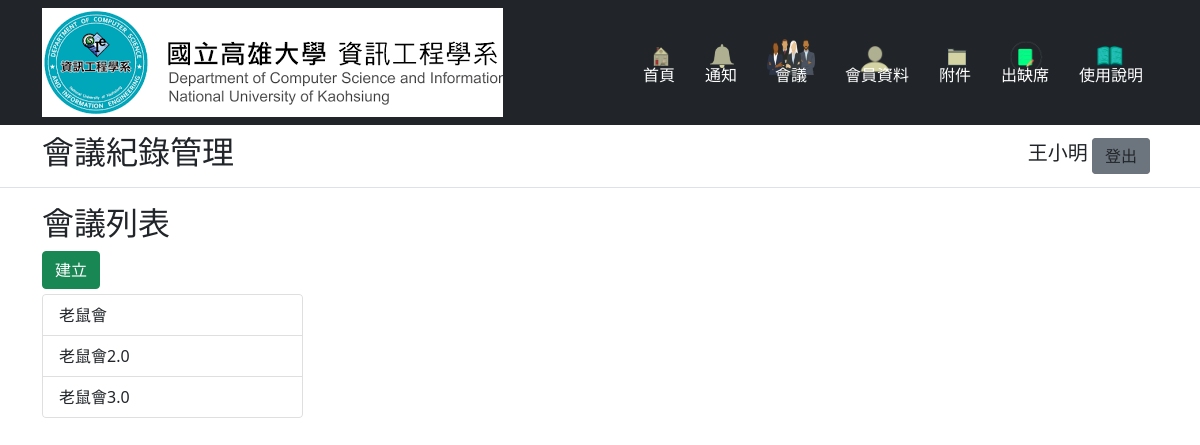
The page /meetingManage (signed in) on the database its author committed.
### MeetingManager/models.py (models this page shows, shortened)
class Member(db.Model, UserMixin):
    id = db.Column(db.Integer, primary_key=True)
    name = db.Column(db.String(20), nullable=False)
    sex = db.Column(db.String(6), nullable=False)
    phone = db.Column(db.String(15), nullable=False)
    email = db.Column(db.String(60), nullable=False)
    identity = db.Column(db.String(10), nullable=False)
    password = db.Column(db.String(60), nullable=False)
    permission = db.Column(db.Boolean, nullable=False)
    assistant = db.relationship('Assistant', backref="personalData", uselist=False, cascade='all, delete-orphan')
    expert = db.relationship('Expert', backref="personalData", uselist=False, cascade='all, delete-orphan')
    student = db.relationship('Student', backref="personalData", uselist=False, cascade='all, delete-orphan')
    externalTeacher = db.relationship('ExternalTeacher', backref="personalData", uselist=False,
                                      cascade='all, delete-orphan')
    intramuralTeacher = db.relationship('IntramuralTeacher', backref="personalData", uselist=False,
                                        cascade='all, delete-orphan')
    attend = association_proxy('attendanceAssociation', 'meeting', creator=lambda meeting: Attend(meeting=meeting))
    @login_manager.user_loader
    def load_user(user_id):
        return Member.query.get(user_id)

class Meeting(db.Model):
    id = db.Column(db.Integer, primary_key=True)
    name = db.Column(db.String(30), unique=True, nullable=False)
    type = db.Column(db.String(10), nullable=False)
    datetime = db.Column(db.String(30), nullable=False)
    place = db.Column(db.String(30), nullable=False)
    chairman = db.Column(db.Integer, db.ForeignKey('member.id'))
    minuteTaker = db.Column(db.Integer, db.ForeignKey('member.id'))
    welcomeSpeech = db.Column(db.Text)
    announce = db.relationship('Announce', backref='meeting', lazy=True, cascade='all, delete-orphan')
    appendix = db.relationship('Appendix', backref='meeting', lazy=True, cascade='all, delete-orphan')
    discussion = db.relationship('Discussion', backref='meeting', lazy=True, cascade='all, delete-orphan')
    extempore = db.relationship('Extempore', backref='meeting', lazy=True, cascade='all, delete-orphan')
    attend = association_proxy('attendanceAssociation', 'member', creator=lambda member: Attend(member=member))

### MeetingManager/routes.py (the view)
@app.route("/meetingManage")
@login_required
def meetingManage():
    if not current_user.permission:
        return redirect(url_for('meeting'))
    memberList = Member.query.with_entities(Member.id, Member.name).all()
    meetingList = Meeting.query.with_entities(Meeting.id, Meeting.name).all()
    return render_template("meeting_manage.html", meetingList=meetingList, memberList=memberList)

### MeetingManager/templates/meeting_manage.html (shortened to what this page needs)
{% extends "template.html" %}
{% block title %}
<h2>會議紀錄管理</h2>
{% endblock title %}
{% block content %}
<div class="container">
    <div class="row">
        <div class="col-3">
            <div>
                <h2>會議列表</h2>
                <button type="button" class="btn btn-success text-end ms-auto"  id="createNewBtn" onclick="create()">建立</button>
            </div>
            <div class="list-group" style="max-height: 300px; margin-top: 5px" id="meetingList">
                {% for meeting in meetingList %}
                    <button type="button" class="list-group-item list-group-item-action meetingBtn" data-id="{{meeting[0]}}" >{{meeting[1]}}</button>
                {% endfor %}
            </div>
        </div>
    </div>
</div>
{% endblock content %}

### MeetingManager/templates/template.html (shortened to what this page needs)
<!DOCTYPE html>
<html lang="en">
<head>
    <link href="https://cdn.jsdelivr.net/npm/bootstrap@5.0.0/dist/css/bootstrap.min.css" rel="stylesheet"
>
    <link rel="stylesheet" href="{{url_for('static',filename='main.css')}}">
</head>
<body>
<header>
    <div class="px-3 py-2 bg-dark text-white">
        <div class="container">
            <div class="d-flex flex-wrap align-items-center justify-content-center justify-content-lg-start">
                <img class="img-fluid d-flex align-items-center my-2 my-lg-0 me-lg-auto" src="../static/pic/NUKCS.png">
                <ul class="nav col-12 col-lg-auto my-2 justify-content-center my-md-0 text-small menu">
                    <li>
                        <a href="{{url_for('home')}}" class="nav-link text-white">
                            <div style="height: 24px; width:24px;">
                                <div>
                                    <img src="../static/icons/home.png" class="bi d-block mx-auto mb-1" width="36"
                                         height="36">
                                </div>
                            </div>
                            首頁
                        </a>
                    </li>
                    <li>
                        <a href="#" class="nav-link text-white">
                            <div style="height: 24px; width:24px; padding: 5px 5px 10px;">
                                <div>
                                    <img src="../static/icons/bell.png" class="bi d-block mx-auto mb-1" width="24"
                                         height="24">
                                </div>
                            </div>
                            通知
                        </a>
                    </li>
                    <li>
                        {% if current_user.permission %}
                        <a href="{{url_for('meetingManage')}}" class="nav-link text-white">
                        {% else %}
                        <a href="{{url_for('meeting')}}" class="nav-link text-white">
                        {% endif %}
                            <div style="height: 24px; width:48px; padding: 0px 0px 10px;">
                                <div>
                                    <img src="../static/icons/meeting.png" class="bi d-block mx-auto mb-1" width="48"
                                         height="36">
                                </div>
                            </div>
                            會議
                        </a>
                    </li>
                    <li>
                        {% if current_user.permission %}
                        <a href="{{url_for('memberManage')}}" class="nav-link text-white">
                        {% else %}
                        <a href="{{url_for('member')}}" class="nav-link text-white">
                        {% endif %}
                            <div style="height: 24px; width:24px; padding: 0px 12px 10px;">
                                <div>
                                    <img src="../static/icons/profile.png" class="bi d-block mx-auto mb-1" width="36"
                                         height="36">
                                </div>
                            </div>
                            會員資料
                        </a>
                    </li>
                    <li>
                        <a href="{{url_for('fileManage')}}" class="nav-link text-white">
                            <div style="height: 24px; width:24px;">
                                <div>
                                    <img src="../static/icons/file.png" class="bi d-block mx-auto mb-1" width="36"
                                         height="36">
                                </div>
                            </div>
                            附件
                        </a>
                    </li>
                    <li>
                        <a href="{{url_for('absent')}}" class="nav-link text-white">
                            <div style="height: 24px; width:24px; padding: 0px 7px 10px;">
                                <div>
                                    <img src="../static/icons/join.png" class="bi d-block mx-auto mb-1" width="36"
                                         height="36">
                                </div>
                            </div>
                            出缺席
                        </a>
                    </li>
                    <li>
                        <a href="#" class="nav-link text-white">
                            <div style="height: 24px; width:24px; padding: 0px 12px 10px;">
                                <img src="../static/icons/manual.png" class="bi d-block mx-auto mb-1" width="36"
                                     height="36">
                            </div>
                            使用說明
                        </a>
                    </li>
                </ul>
            </div>
        </div>
    </div>
    <div class="px-3 py-2 border-bottom mb-3">
        <div class="container d-flex flex-wrap justify-start-center">
            <div>
                {% block title %}
                {% endblock %}
            </div>
            <div class="text-end ms-auto">
                {% if current_user.is_authenticated %}
                <label for="logout" style="display:inline;line-height: 40px;font-size: 20px">{{current_user.name}}</label>
                <a href="{{url_for('logout')}}" id="logout" class="btn btn-secondary text-dark me-2" style="display:inline;">登出</a>
                {% else %}
                <a href="{{url_for('login')}}" class="btn btn-light text-dark me-2">Login</a>
                {% endif %}
            </div>
        </div>
    </div>
</header>
<content>
    {% block content %}
    {% endblock %}
</content>
</body>
</html>

### MeetingManager/static/main.css (style rules this page uses)
body, h1, ul, li { margin: 0; }
* { box-sizing: border-box; }
ul { list-style: none; padding-left: 0; }
a { text-decoration: none; }
.menu { clear: both; }
.menu li { text-align: center; }
.menu li a { display: block; color: #5d5d5d; }
.menu { max-height: 0; overflow: hidden; transition: 0.2s; }
@media screen and (min-width: 768px) { .menu { float: right; clear: none; max-height: 50px; } }
@media screen and (min-width: 768px) { .menu li { display: inline-block; } }
@media screen and (min-width: 768px) { .menu li a { padding: 0 15px; } }
.list-group { overflow-y: auto; }

### rows shown on the page
Member: name "王小明"
Meeting: name "老鼠會"
Meeting: name "老鼠會2.0"
Meeting: name "老鼠會3.0"
